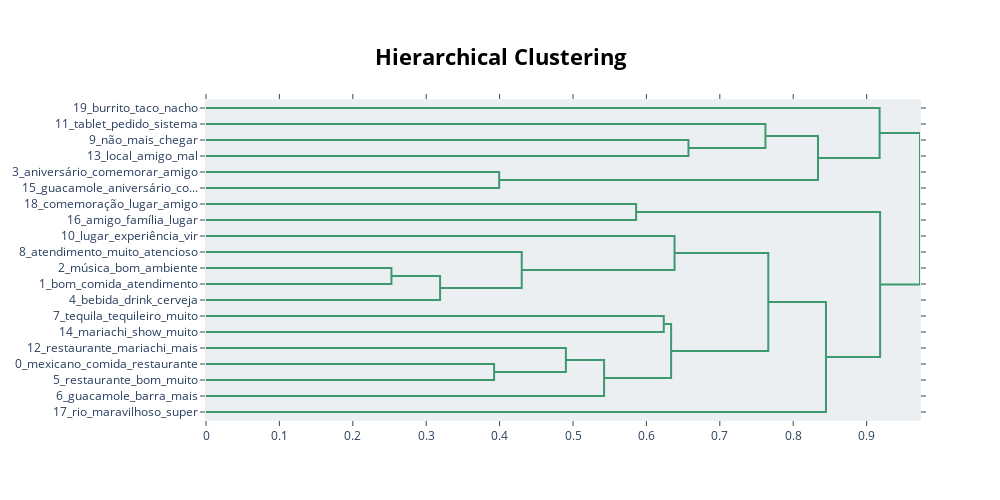

The notebook cell this image was saved under:
### Markdown cell above
Com o auxílio do ChatGPT para uma definição em uma única frase sobre o que se trata os primeiros 5 tópicos, temos que:
- **Tópico 0**: Este tópico analisado aborda aspectos relacionados a comida mexicana, com ênfase em guacamole, destacando a qualidade de restaurantes e a atmosfera agradável.
- **Tópico 1**: Este tópico analisado destaca a qualidade do atendimento e do ambiente, ressaltando a excelência do lugar, com ênfase em uma experiência gastronômica muito boa e maravilhosa.
- **Tópico 2**: Esse tópico analisado aborda a influência positiva da música no ambiente, ressaltando a qualidade do atendimento e a excelência, criando uma atmosfera agradável para comer e animar.
- **Tópico 3**: Esse tópico analisado trata da celebração de aniversários e comemorações em um ambiente amigável, destacando a importância do lugar, a qualidade do ambiente e do atendimento, tornando a experiência muito boa para amigos e amigas.
- **Tópico 4**: Este tópico analisado destaca a apreciação de bebidas, especialmente drinks e cervejas, ressaltando a importância do atendimento e a qualidade do ambiente, proporcionando uma experiência muito boa para comer e bebidas geladas.

### Code cell
topic_model.visualize_hierarchy()

### Figure 1 — Plotly figure (JSON) as saved in the notebook; plotly's stock layout.template omitted (floating-point values rounded to 4 significant figures)
{"data": [{"hoverinfo": "text", "marker": {"color": "rgb(61,153,112)"}, "mode": "lines", "type": "scatter", "x": [0, 0.6573, 0.6573, 0], "xaxis": "x", "y": [-25, -25, -35, -35], "yaxis": "y"}, {"hoverinfo": "text", "marker": {"color": "rgb(61,153,112)"}, "mode": "lines", "type": "scatter", "x": [0, 0.7621, 0.7621, 0.6573], "xaxis": "x", "y": [-15, -15, -30, -30], "yaxis": "y"}, {"hoverinfo": "text", "marker": {"color": "rgb(61,153,112)"}, "mode": "lines", "type": "scatter", "x": [0, 0.3994, 0.3994, 0], "xaxis": "x", "y": [-45, -45, -55, -55], "yaxis": "y"}, {"hoverinfo": "text", "marker": {"color": "rgb(61,153,112)"}, "mode": "lines", "type": "scatter", "x": [0.7621, 0.8337, 0.8337, 0.3994], "xaxis": "x", "y": [-22.5, -22.5, -50, -50], "yaxis": "y"}, {"hoverinfo": "text", "marker": {"color": "rgb(61,153,112)"}, "mode": "lines", "type": "scatter", "x": [0, 0.9177, 0.9177, 0.8337], "xaxis": "x", "y": [-5, -5, -36.25, -36.25], "yaxis": "y"}, {"hoverinfo": "text", "marker": {"color": "rgb(61,153,112)"}, "mode": "lines", "type": "scatter", "x": [0, 0.586, 0.586, 0], "xaxis": "x", "y": [-65, -65, -75, -75], "yaxis": "y"}, {"hoverinfo": "text", "marker": {"color": "rgb(61,153,112)"}, "mode": "lines", "type": "scatter", "x": [0, 0.2526, 0.2526, 0], "xaxis": "x", "y": [-105, -105, -115, -115], "yaxis": "y"}, {"hoverinfo": "text", "marker": {"color": "rgb(61,153,112)"}, "mode": "lines", "type": "scatter", "x": [0.2526, 0.3189, 0.3189, 0], "xaxis": "x", "y": [-110, -110, -125, -125], "yaxis": "y"}, {"hoverinfo": "text", "marker": {"color": "rgb(61,153,112)"}, "mode": "lines", "type": "scatter", "x": [0, 0.4301, 0.4301, 0.3189], "xaxis": "x", "y": [-95, -95, -117.5, -117.5], "yaxis": "y"}, {"hoverinfo": "text", "marker": {"color": "rgb(61,153,112)"}, "mode": "lines", "type": "scatter", "x": [0, 0.6383, 0.6383, 0.4301], "xaxis": "x", "y": [-85, -85, -106.2, -106.2], "yaxis": "y"}, {"hoverinfo": "text", "marker": {"color": "rgb(61,153,112)"}, "mode": "lines", "type": "scatter", "x": [0, 0.6237, 0.6237, 0], "xaxis": "x", "y": [-135, -135, -145, -145], "yaxis": "y"}, {"hoverinfo": "text", "marker": {"color": "rgb(61,153,112)"}, "mode": "lines", "type": "scatter", "x": [0, 0.3925, 0.3925, 0], "xaxis": "x", "y": [-165, -165, -175, -175], "yaxis": "y"}, {"hoverinfo": "text", "marker": {"color": "rgb(61,153,112)"}, "mode": "lines", "type": "scatter", "x": [0, 0.4903, 0.4903, 0.3925], "xaxis": "x", "y": [-155, -155, -170, -170], "yaxis": "y"}, {"hoverinfo": "text", "marker": {"color": "rgb(61,153,112)"}, "mode": "lines", "type": "scatter", "x": [0.4903, 0.5423, 0.5423, 0], "xaxis": "x", "y": [-162.5, -162.5, -185, -185], "yaxis": "y"}, {"hoverinfo": "text", "marker": {"color": "rgb(61,153,112)"}, "mode": "lines", "type": "scatter", "x": [0.6237, 0.6336, 0.6336, 0.5423], "xaxis": "x", "y": [-140, -140, -173.8, -173.8], "yaxis": "y"}, {"hoverinfo": "text", "marker": {"color": "rgb(61,153,112)"}, "mode": "lines", "type": "scatter", "x": [0.6383, 0.766, 0.766, 0.6336], "xaxis": "x", "y": [-95.62, -95.62, -156.9, -156.9], "yaxis": "y"}, {"hoverinfo": "text", "marker": {"color": "rgb(61,153,112)"}, "mode": "lines", "type": "scatter", "x": [0.766, 0.8446, 0.8446, 0], "xaxis": "x", "y": [-126.2, -126.2, -195, -195], "yaxis": "y"}, {"hoverinfo": "text", "marker": {"color": "rgb(61,153,112)"}, "mode": "lines", "type": "scatter", "x": [0.586, 0.9184, 0.9184, 0.8446], "xaxis": "x", "y": [-70, -70, -160.6, -160.6], "yaxis": "y"}, {"hoverinfo": "text", "marker": {"color": "rgb(61,153,112)"}, "mode": "lines", "type": "scatter", "x": [0.9177, 0.9727, 0.9727, 0.9184], "xaxis": "x", "y": [-20.62, -20.62, -115.3, -115.3], "yaxis": "y"}], "layout": {"autosize": false, "height": 500, "hoverlabel": {"bgcolor": "white", "font": {"family": "Rockwell", "size": 16}}, "hovermode": "closest", "plot_bgcolor": "#ECEFF1", "showlegend": false, "title": {"font": {"color": "Black", "size": 22}, "text": "<b>Hierarchical Clustering</b>", "x": 0.5, "xanchor": "center", "yanchor": "top"}, "width": 1000, "xaxis": {"mirror": "allticks", "rangemode": "tozero", "showgrid": false, "showline": true, "showticklabels": true, "ticks": "outside", "type": "linear", "zeroline": false}, "yaxis": {"mirror": "allticks", "range": [-200, 0], "rangemode": "tozero", "showgrid": false, "showline": true, "showticklabels": true, "tickmode": "array", "ticks": "outside", "ticktext": ["19_burrito_taco_nacho", "11_tablet_pedido_sistema", "9_não_mais_chegar", "13_local_amigo_mal", "3_aniversário_comemorar_amigo", "15_guacamole_aniversário_co...", "18_comemoração_lugar_amigo", "16_amigo_família_lugar", "10_lugar_experiência_vir", "8_atendimento_muito_atencioso", "2_música_bom_ambiente", "1_bom_comida_atendimento", "4_bebida_drink_cerveja", "7_tequila_tequileiro_muito", "14_mariachi_show_muito", "12_restaurante_mariachi_mais", "0_mexicano_comida_restaurante", "5_restaurante_bom_muito", "6_guacamole_barra_mais", "17_rio_maravilhoso_super"], "tickvals": [-5, -15, -25, -35, -45, -55, -65, -75, -85, -95, -105, -115, -125, -135, -145, -155, -165, -175, -185, -195], "type": "linear", "zeroline": false}}}
